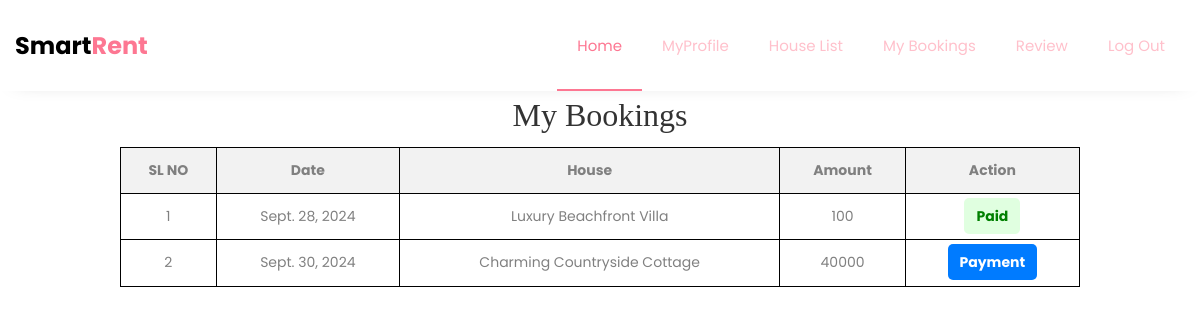
The page /User/MyBookings/ (signed in) on the database its author committed.
### User/models.py (models this page shows)
class tbl_booking(models.Model):
    booking_date=models.DateField(auto_now_add=True)
    user=models.ForeignKey(tbl_user,on_delete=models.CASCADE)
    house=models.ForeignKey(tbl_house,on_delete=models.CASCADE)
    booking_amount=models.CharField(max_length=50)
    booking_status=models.CharField(max_length=10,default=0)
    payment_status=models.CharField(max_length=10,default=0)

### Guest/models.py (models this page shows)
class tbl_house(models.Model):
    house_title=models.CharField(max_length=10)
    house_description=models.CharField(max_length=100)
    house_category=models.ForeignKey(tbl_category,on_delete=models.CASCADE)
    house_price=models.IntegerField()
    house_image=models.FileField(upload_to='HouseDocs/')
    house_location=models.CharField(max_length=50)
    house_status=models.IntegerField(default=0)
    owner=models.ForeignKey(tbl_owner,on_delete=models.SET_NULL,null=True)
    admin = models.ForeignKey(tbl_admin, on_delete=models.SET_NULL, null=True)

### User/views.py (the view)
# urls.py: path('MyBookings/',views.mybooking,name='mybooking'),
def mybooking(request):
    userid=request.session['uid']
    booking=tbl_booking.objects.filter(user=userid)
    return render(request,'User/MyBookings.html',{'Data':booking})

### User/Templates/User/MyBookings.html (shortened to what this page needs)
{% extends 'User/header.html' %}
{% load static %}
{% block content %}
<!DOCTYPE html>
<html lang="en">
<head>
</head>
<body>
    <form action="" method="post">
        <h2 align="center">My Bookings</h2>
        <table border="1" align="center" cellpadding="10">
            <tr>
                <th>SL NO</th>
                <th>Date</th>
                <th>House</th>
                <th>Amount</th>
                <th>Action</th>
            </tr>
            {% for i in Data %}
            <tr>
                <td>{{ forloop.counter }}</td>
                <td>{{ i.booking_date }}</td>
                <td>{{ i.house.house_title }}</td>
                <td>{{ i.booking_amount }}</td>
                <td>
                    {% if i.payment_status == '0' %}
                    <a href="{% url 'webuser:paymentticket' i.id %}" class="payment-link">Payment</a>
                    {% elif i.payment_status == '1' %}
                    <span class="paid-status">Paid</span>
                    {% endif %}
                </td>
            </tr>
            {% endfor %}
        </table>
    </form>
</body>
</html>
<br><br><br><br><br><br><br><br>
{% endblock content %}

### User/Templates/User/MyBookings.html (style rules this page uses)
a.payment-link { color: white; background-color: #007bff; padding: 8px 12px; text-decoration: none; border-radius: 5px; font-weight: bold; transition: background-color 0.3s ease; }
span.paid-status { color: green; font-weight: bold; padding: 8px 12px; border-radius: 5px; background-color: #e0ffe0; }
table { width: 80%; margin: auto; border-collapse: collapse; }
table, th, td { border: 1px solid black; }
th, td { padding: 10px; text-align: center; }
th { background-color: #f2f2f2; }

### rows shown on the page
tbl_booking: booking_date "Sept. 28, 2024", house.house_title "Luxury Beachfront Villa", booking_amount "100", payment_status "Paid"
tbl_booking: booking_date "Sept. 30, 2024", house.house_title "Charming Countryside Cottage", booking_amount "40000", payment_status "Payment"
